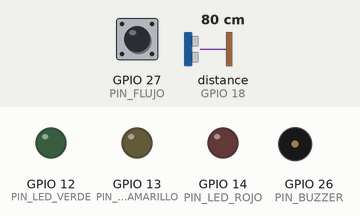
Simulated run of this sketch. Board: ESP32. On the bench: output pins drawn as LEDs (lit = HIGH), buzzer (waves = sounding, pin HIGH). The inputs (shaded band) are chosen by the test bench; at power-on: distance to the obstacle (sensor on GPIO 18) 80 cm, GPIO 27 (PIN_FLUJO) HIGH. The echo pulse lasts 58.3 µs per cm; WiFi joins after 1.5 s; servers stay silent unless stated; uploads are accepted with an empty reply; pins used as bus, display or sensor lines are not drawn; what the sketch prints to the serial monitor is not drawn.

Above: at 2.7 s.
2.8 s: distance to the obstacle (sensor on GPIO 18) set to 118 cm
At 7.6 s:
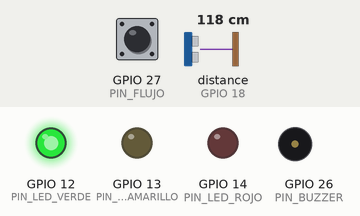
10.2 s: distance to the obstacle (sensor on GPIO 18) set to 125 cm
At 12.6 s:
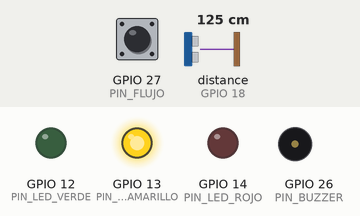
17.6 s: distance to the obstacle (sensor on GPIO 18) set to 138 cm
25.0 s: distance to the obstacle (sensor on GPIO 18) set to 148 cm
At 27.1 s:
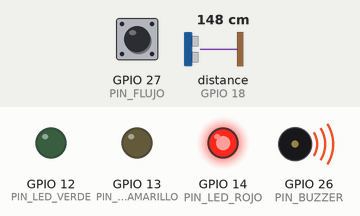
Timing chart, 0 to 33.4 s (numbered marks = the images above; inputs shaded):
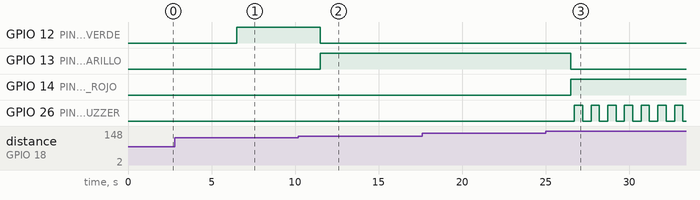

Measured:
- the behaviour switches between 121 and 122 cm on distance to the obstacle (sensor on GPIO 18) (found by bisection; images 1 and 2)
- the behaviour switches between 142 and 143 cm on distance to the obstacle (sensor on GPIO 18) (found by bisection; images 2 and 3)
- after the input at 10.2 s, GPIO 12 (PIN_LED_VERDE): HIGH → LOW after 1.3 s; GPIO 13 (PIN_LED_AMARILLO): LOW → HIGH after 1.3 s
- after the input at 17.6 s, every drawn part: stays the same
- after the input at 25.0 s, GPIO 13 (PIN_LED_AMARILLO): HIGH → LOW after 1.5 s; GPIO 14 (PIN_LED_ROJO): LOW → HIGH after 1.5 s; GPIO 26 (PIN_BUZZER): alternates HIGH for 0.50 s and LOW for 0.50 s, starting after 1.7 s

The sketch:

esp32_telemetria.ino
```cpp
/*
 * esp32_telemetria.ino
 * ------------------------------------------------------------------
 * Nodo IoT real para una cisterna, sobre ESP32.
 *
 * A diferencia de la simulación en Proteus, aquí NO se usa el puente
 * serial: el ESP32 se conecta directo por Wi-Fi y hace el POST HTTP
 * al backend (POST /api/telemetria/registro), con el mismo formato
 * JSON que ya consume tu TelemetriaController.
 *
 * Sensores reales:
 *   - HC-SR04 (ultrasónico)      -> nivel_carga (litros)
 *   - YF-S201 (flujo, por interrupción) -> flujo_instantaneo (L/min)
 *   - GPS: mockeado por ahora en variables separadas, listo para
 *     reemplazar por lectura real de un NEO-6M (ver sección GPS).
 *
 * Alertas físicas (nuevas):
 *   - LED Verde / Amarillo / Rojo -> estado de la cisterna
 *   - Buzzer activo -> parpadeo 500ms ON / 500ms OFF en estados
 *     ALERTA_CRITICA_VACIO y DESCARGA_INMEDIATA
 *
 * Prioridad de evento (de mayor a menor urgencia; un solo evento por
 * envío, coherente con el firmware de Proteus):
 *   1. FALLA_SENSOR         -> nivel no confiable (LED rojo, sin buzzer)
 *   2. ALERTA_CRITICA_VACIO -> nivel < 5%          (LED rojo + buzzer)
 *   3. DESCARGA_INMEDIATA   -> flujo <= -2.0 L/min  (LED amarillo o rojo + buzzer)
 *   4. ALERTA_NIVEL_BAJO    -> nivel < 20%          (LED amarillo)
 *   5. EN_RUTA              -> operación normal     (LED verde)
 *
 * Sin delay() bloqueantes en el loop principal: todo el muestreo,
 * envío y parpadeo del buzzer usa millis(). El conteo de pulsos de
 * flujo sigue siendo 100% por interrupción (attachInterrupt), así
 * que el parpadeo del buzzer NUNCA compite por tiempo con la captura
 * de pulsos del YF-S201 — ver explicación al final del archivo.
 * ------------------------------------------------------------------
 */

#include <WiFi.h>
#include <HTTPClient.h>

// ---------- Credenciales Wi-Fi ----------
const char* WIFI_SSID     = "TU_RED_WIFI";
const char* WIFI_PASSWORD = "TU_PASSWORD_WIFI";

// ---------- Backend ----------
const char* API_URL = "http://192.168.1.50:3700/api/telemetria/registro";

// ---------- Identificación de esta cisterna ----------
const int ID_CISTERNA = 1;

// ---------- Pines HC-SR04 ----------
const uint8_t PIN_TRIG = 5;
const uint8_t PIN_ECHO = 18;

const float DISTANCIA_TANQUE_VACIO_CM = 150.0; // ajustar según altura real del tanque
const float DISTANCIA_TANQUE_LLENO_CM = 5.0;
const float CAPACIDAD_MAXIMA_LITROS   = 10000.0;

// ---------- Sensor de flujo YF-S201 ----------
const uint8_t PIN_FLUJO = 27; // debe soportar interrupción en el ESP32
const float FACTOR_CALIBRACION_FLUJO = 7.5; // frecuencia(Hz) ≈ 7.5 * Q(L/min)

volatile uint32_t contadorPulsos = 0;

void IRAM_ATTR isrPulsoFlujo() {
  contadorPulsos++;
}

// ---------- Pines de alertas ----------
// GPIO12 es un pin de "strapping" (selecciona el voltaje de la flash
// al arrancar): en la mayoría de placas dev con flash a 3.3V no da
// problema, pero si tu ESP32 no bootea con el LED verde conectado,
// muévelo a otro GPIO libre (ej. GPIO25) y listo.
const uint8_t PIN_LED_VERDE    = 12;
const uint8_t PIN_LED_AMARILLO = 13;
const uint8_t PIN_LED_ROJO     = 14;
const uint8_t PIN_BUZZER       = 26;

// ---------- Umbrales de alerta ----------
const float UMBRAL_NIVEL_BAJO_LITROS    = CAPACIDAD_MAXIMA_LITROS * 0.20; // 2000 L
const float UMBRAL_NIVEL_CRITICO_LITROS = CAPACIDAD_MAXIMA_LITROS * 0.05; // 500 L
const float UMBRAL_DESCARGA_INMEDIATA_LPM = -2.0; // L/min

// ---------- GPS (mockeado por ahora, listo para NEO-6M) ----------
float gpsLatitudActual  = -16.5100000;
float gpsLongitudActual = -68.1300000;

void leerGPS() {
  // --- MOCK: simula un ligero desplazamiento en cada lectura ---
  gpsLatitudActual  += 0.0000500;
  gpsLongitudActual -= 0.0000300;

  // Con el NEO-6M real:
  //   while (gpsSerial.available()) gps.encode(gpsSerial.read());
  //   if (gps.location.isUpdated()) {
  //     gpsLatitudActual  = gps.location.lat();
  //     gpsLongitudActual = gps.location.lng();
  //   }
}

// ---------- Temporización no bloqueante: envío de telemetría ----------
const unsigned long INTERVALO_ENVIO_MS = 5000;
unsigned long ultimoEnvio = 0;
unsigned long ultimaMedicionFlujo = 0;

// ---------- Estado: último nivel válido (por si el HC-SR04 falla) ----------
float ultimoNivelValidoLitros = CAPACIDAD_MAXIMA_LITROS;

// ---------- Temporización no bloqueante: parpadeo del buzzer ----------
const unsigned long INTERVALO_BUZZER_MS = 500; // 500ms ON / 500ms OFF
unsigned long ultimoCambioBuzzer = 0;
bool buzzerEncendido = false;
bool alertaSonoraActiva = false; // true en ALERTA_CRITICA_VACIO o DESCARGA_INMEDIATA

void setup() {
  Serial.begin(115200);

  pinMode(PIN_TRIG, OUTPUT);
  pinMode(PIN_ECHO, INPUT);
  digitalWrite(PIN_TRIG, LOW);

  pinMode(PIN_FLUJO, INPUT_PULLUP);
  attachInterrupt(digitalPinToInterrupt(PIN_FLUJO), isrPulsoFlujo, FALLING);

  pinMode(PIN_LED_VERDE, OUTPUT);
  pinMode(PIN_LED_AMARILLO, OUTPUT);
  pinMode(PIN_LED_ROJO, OUTPUT);
  pinMode(PIN_BUZZER, OUTPUT);
  digitalWrite(PIN_LED_VERDE, LOW);
  digitalWrite(PIN_LED_AMARILLO, LOW);
  digitalWrite(PIN_LED_ROJO, LOW);
  digitalWrite(PIN_BUZZER, LOW);

  conectarWiFi();

  ultimoEnvio = millis();
  ultimaMedicionFlujo = millis();
}

void loop() {
  // Mantiene la conexión Wi-Fi sin bloquear el resto del loop.
  if (WiFi.status() != WL_CONNECTED) {
    conectarWiFi();
  }

  unsigned long ahora = millis();

  // Se revisa en CADA vuelta del loop, no solo cuando se envía
  // telemetría: así el parpadeo es fluido e independiente del
  // intervalo de envío de 5 s, y nunca "se salta" un ciclo por estar
  // esperando el HTTP POST o la reconexión Wi-Fi.
  actualizarBuzzer(ahora);

  if (ahora - ultimoEnvio >= INTERVALO_ENVIO_MS) {
    bool fallaSensor = false;
    float nivelLitros = leerNivelCargaLitros(fallaSensor);
    float flujo = calcularFlujoInstantaneo(ahora);

    leerGPS();

    const char* evento = determinarEvento(nivelLitros, flujo, fallaSensor);
    actualizarLEDs(evento);

    enviarTelemetria(ID_CISTERNA, gpsLatitudActual, gpsLongitudActual, nivelLitros, flujo, evento);

    ultimoEnvio = ahora;
  }
}

void conectarWiFi() {
  Serial.print("[WiFi] Conectando a ");
  Serial.println(WIFI_SSID);

  WiFi.begin(WIFI_SSID, WIFI_PASSWORD);

  unsigned long inicio = millis();
  while (WiFi.status() != WL_CONNECTED && millis() - inicio < 15000UL) {
    delay(250); // aceptable solo aquí: es parte del setup/reconexión, no del loop de muestreo
    Serial.print(".");
  }

  if (WiFi.status() == WL_CONNECTED) {
    Serial.println();
    Serial.print("[WiFi] Conectado. IP: ");
    Serial.println(WiFi.localIP());
  } else {
    Serial.println();
    Serial.println("[WiFi] No se pudo conectar, se reintentará en el próximo loop.");
  }
}

// fallaSensor se marca en true si pulseIn no detecta un eco válido.
// En ese caso se conserva el último nivel real conocido en vez de
// inventar un valor, para no ensuciar el histórico con datos falsos.
float leerNivelCargaLitros(bool &fallaSensor) {
  fallaSensor = false;

  digitalWrite(PIN_TRIG, LOW);
  delayMicroseconds(2);
  digitalWrite(PIN_TRIG, HIGH);
  delayMicroseconds(10);
  digitalWrite(PIN_TRIG, LOW);

  unsigned long duracion = pulseIn(PIN_ECHO, HIGH, 30000UL); // timeout 30 ms
  if (duracion == 0) {
    fallaSensor = true;
    return ultimoNivelValidoLitros;
  }

  float distanciaCm = (duracion * 0.0343) / 2.0;
  distanciaCm = constrain(distanciaCm, DISTANCIA_TANQUE_LLENO_CM, DISTANCIA_TANQUE_VACIO_CM);

  float porcentajeLleno = 1.0 - ((distanciaCm - DISTANCIA_TANQUE_LLENO_CM) /
                                  (DISTANCIA_TANQUE_VACIO_CM - DISTANCIA_TANQUE_LLENO_CM));

  float nivel = porcentajeLleno * CAPACIDAD_MAXIMA_LITROS;
  ultimoNivelValidoLitros = nivel;
  return nivel;
}

// Calcula el flujo instantáneo (L/min) a partir de los pulsos
// acumulados por interrupción desde la última medición.
float calcularFlujoInstantaneo(unsigned long ahora) {
  noInterrupts();
  uint32_t pulsos = contadorPulsos;
  contadorPulsos = 0;
  interrupts();

  float segundosTranscurridos = (ahora - ultimaMedicionFlujo) / 1000.0;
  ultimaMedicionFlujo = ahora;

  if (segundosTranscurridos <= 0) return 0.0;

  float frecuenciaHz = pulsos / segundosTranscurridos;
  float litrosPorMinuto = frecuenciaHz / FACTOR_CALIBRACION_FLUJO;

  return -litrosPorMinuto; // negativo = descarga, en este circuito
}

// Determina el evento por prioridad. FALLA_SENSOR primero (el dato de
// nivel no es confiable), luego crítico, luego descarga fuerte, luego
// bajo, y por último operación normal.
const char* determinarEvento(float nivel, float flujo, bool fallaSensor) {
  if (fallaSensor) {
    return "FALLA_SENSOR";
  }
  if (nivel < UMBRAL_NIVEL_CRITICO_LITROS) {
    return "ALERTA_CRITICA_VACIO";
  }
  if (flujo <= UMBRAL_DESCARGA_INMEDIATA_LPM) {
    return "DESCARGA_INMEDIATA";
  }
  if (nivel < UMBRAL_NIVEL_BAJO_LITROS) {
    return "ALERTA_NIVEL_BAJO";
  }
  return "EN_RUTA";
}

// Enciende el LED correspondiente y decide si el buzzer debe sonar.
// Para DESCARGA_INMEDIATA, el color depende de si el nivel ya estaba
// bajo (rojo, más urgente) o normal (amarillo, advertencia temprana).
void actualizarLEDs(const char* evento) {
  bool verde = false, amarillo = false, rojo = false;
  alertaSonoraActiva = false;

  if (strcmp(evento, "FALLA_SENSOR") == 0) {
    rojo = true; // sin buzzer: es una falla de dato, no una emergencia de nivel
  } else if (strcmp(evento, "ALERTA_CRITICA_VACIO") == 0) {
    rojo = true;
    alertaSonoraActiva = true;
  } else if (strcmp(evento, "DESCARGA_INMEDIATA") == 0) {
    if (ultimoNivelValidoLitros < UMBRAL_NIVEL_BAJO_LITROS) {
      rojo = true;
    } else {
      amarillo = true;
    }
    alertaSonoraActiva = true;
  } else if (strcmp(evento, "ALERTA_NIVEL_BAJO") == 0) {
    amarillo = true;
  } else { // EN_RUTA
    verde = true;
  }

  digitalWrite(PIN_LED_VERDE, verde ? HIGH : LOW);
  digitalWrite(PIN_LED_AMARILLO, amarillo ? HIGH : LOW);
  digitalWrite(PIN_LED_ROJO, rojo ? HIGH : LOW);
}

// Alterna el buzzer cada INTERVALO_BUZZER_MS (500ms ON / 500ms OFF)
// mientras alertaSonoraActiva sea true; se apaga de inmediato apenas
// deja de serlo. No usa delay() en ningún momento, así que nunca
// bloquea la ISR de flujo ni el resto del loop.
void actualizarBuzzer(unsigned long ahora) {
  if (!alertaSonoraActiva) {
    if (buzzerEncendido) {
      digitalWrite(PIN_BUZZER, LOW);
      buzzerEncendido = false;
    }
    return;
  }

  if (ahora - ultimoCambioBuzzer >= INTERVALO_BUZZER_MS) {
    ultimoCambioBuzzer = ahora;
    buzzerEncendido = !buzzerEncendido;
    digitalWrite(PIN_BUZZER, buzzerEncendido ? HIGH : LOW);
  }
}

void enviarTelemetria(int idCisterna, float lat, float lon, float nivel, float flujo, const char* evento) {
  if (WiFi.status() != WL_CONNECTED) {
    Serial.println("[HTTP] Sin conexión Wi-Fi, se omite el envío.");
    return;
  }

  HTTPClient http;
  http.begin(API_URL);
  http.addHeader("Content-Type", "application/json");
  http.setTimeout(5000);

  char cuerpo[260]; // ampliado respecto al original (220) para el campo "evento"
  snprintf(cuerpo, sizeof(cuerpo),
           "{\"id_cisterna\":%d,\"latitud\":%.7f,\"longitud\":%.7f,"
           "\"nivel_carga\":%.2f,\"flujo_instantaneo\":%.2f,"
           "\"evento\":\"%s\"}",
           idCisterna, lat, lon, nivel, flujo, evento);

  int codigoRespuesta = http.POST(cuerpo);

  if (codigoRespuesta > 0) {
    Serial.print("[HTTP] POST enviado, código: ");
    Serial.println(codigoRespuesta);
  } else {
    Serial.print("[HTTP] Error al enviar POST: ");
    Serial.println(http.errorToString(codigoRespuesta));
  }

  http.end();
}
```
